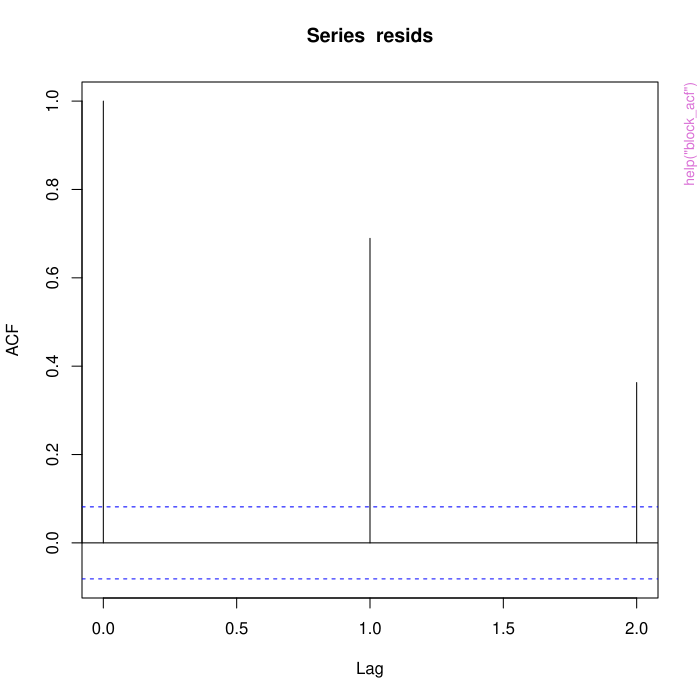

Source code (R):
pkgname <- "tagtools"
source(file.path(R.home("share"), "R", "examples-header.R"))
options(warn = 1)
options(pager = "console")
base::assign(".ExTimings", "tagtools-Ex.timings", pos = 'CheckExEnv')
base::cat("name\tuser\tsystem\telapsed\n", file=base::get(".ExTimings", pos = 'CheckExEnv'))
base::assign(".format_ptime",
function(x) {
  if(!is.na(x[4L])) x[1L] <- x[1L] + x[4L]
  if(!is.na(x[5L])) x[2L] <- x[2L] + x[5L]
  options(OutDec = '.')
  format(x[1L:3L], digits = 7L)
},
pos = 'CheckExEnv')

### * </HEADER>
library('tagtools')

base::assign(".oldSearch", base::search(), pos = 'CheckExEnv')
base::assign(".old_wd", base::getwd(), pos = 'CheckExEnv')
cleanEx()
nameEx("a2pr")
### * a2pr

flush(stderr()); flush(stdout())

base::assign(".ptime", proc.time(), pos = "CheckExEnv")
### Name: a2pr
### Title: Pitch and roll from acceleration
### Aliases: a2pr

### ** Examples

## Not run: 
##D samplematrix <- matrix(c(0.77, -0.6, -0.22, 0.45, -0.32, 0.99, 0.2, -0.56, 0.5), 
##D                        byrow = TRUE, nrow = 3)
##D list <- a2pr(samplematrix)
## End(Not run)



base::assign(".dptime", (proc.time() - get(".ptime", pos = "CheckExEnv")), pos = "CheckExEnv")
base::cat("a2pr", base::get(".format_ptime", pos = 'CheckExEnv')(get(".dptime", pos = "CheckExEnv")), "\n", file=base::get(".ExTimings", pos = 'CheckExEnv'), append=TRUE, sep="\t")
cleanEx()
nameEx("absorption")
### * absorption

flush(stderr()); flush(stdout())

base::assign(".ptime", proc.time(), pos = "CheckExEnv")
### Name: absorption
### Title: Calculates the absorption coefficient for sound in seawater
### Aliases: absorption

### ** Examples

absorption(140e3,13,10)
         #Returns: 0.04354982 dB



base::assign(".dptime", (proc.time() - get(".ptime", pos = "CheckExEnv")), pos = "CheckExEnv")
base::cat("absorption", base::get(".format_ptime", pos = 'CheckExEnv')(get(".dptime", pos = "CheckExEnv")), "\n", file=base::get(".ExTimings", pos = 'CheckExEnv'), append=TRUE, sep="\t")
cleanEx()
nameEx("acc_wgs84")
### * acc_wgs84

flush(stderr()); flush(stdout())

base::assign(".ptime", proc.time(), pos = "CheckExEnv")
### Name: acc_wgs84
### Title: Calculate total acceleration
### Aliases: acc_wgs84

### ** Examples

acc_wgs84(50)
         #Returns: 9.8107 m/s^2



base::assign(".dptime", (proc.time() - get(".ptime", pos = "CheckExEnv")), pos = "CheckExEnv")
base::cat("acc_wgs84", base::get(".format_ptime", pos = 'CheckExEnv')(get(".dptime", pos = "CheckExEnv")), "\n", file=base::get(".ExTimings", pos = 'CheckExEnv'), append=TRUE, sep="\t")
cleanEx()
nameEx("add_nc")
### * add_nc

flush(stderr()); flush(stdout())

base::assign(".ptime", proc.time(), pos = "CheckExEnv")
### Name: add_nc
### Title: Save an item to a NetCDF or add one tag sensor or metadata
###   variable to a NetCDF archive file. Add one tag sensor or metadata
###   variable to a NetCDF archive file. If the archive file does not
###   exist, it is created. The file is assumed to be in the current
###   working directory unless a pathname is added to the beginning of
###   fname.
### Aliases: add_nc

### ** Examples

 ## Not run: 
##D  #if A is in workspace,
##D  #add_nc('dog17_124a',A)
##D  # generates a file dog17_124a.nc (if it does not already exist) and adds a variable A.
## End(Not run)



base::assign(".dptime", (proc.time() - get(".ptime", pos = "CheckExEnv")), pos = "CheckExEnv")
base::cat("add_nc", base::get(".format_ptime", pos = 'CheckExEnv')(get(".dptime", pos = "CheckExEnv")), "\n", file=base::get(".ExTimings", pos = 'CheckExEnv'), append=TRUE, sep="\t")
cleanEx()
nameEx("apply_cal")
### * apply_cal

flush(stderr()); flush(stdout())

base::assign(".ptime", proc.time(), pos = "CheckExEnv")
### Name: apply_cal
### Title: Implement a calibration on tag sensor data
### Aliases: apply_cal

### ** Examples

#coming soon!



base::assign(".dptime", (proc.time() - get(".ptime", pos = "CheckExEnv")), pos = "CheckExEnv")
base::cat("apply_cal", base::get(".format_ptime", pos = 'CheckExEnv')(get(".dptime", pos = "CheckExEnv")), "\n", file=base::get(".ExTimings", pos = 'CheckExEnv'), append=TRUE, sep="\t")
cleanEx()
nameEx("block_acf")
### * block_acf

flush(stderr()); flush(stdout())

base::assign(".ptime", proc.time(), pos = "CheckExEnv")
### Name: block_acf
### Title: Compute autocorrelation function
### Aliases: block_acf
### Keywords: assessment correlation, model visualization,

### ** Examples

block_acf(resids=ChickWeight$weight, 
          blocks=ChickWeight$Chick)



base::assign(".dptime", (proc.time() - get(".ptime", pos = "CheckExEnv")), pos = "CheckExEnv")
base::cat("block_acf", base::get(".format_ptime", pos = 'CheckExEnv')(get(".dptime", pos = "CheckExEnv")), "\n", file=base::get(".ExTimings", pos = 'CheckExEnv'), append=TRUE, sep="\t")
cleanEx()
nameEx("block_mean")
### * block_mean

flush(stderr()); flush(stdout())

base::assign(".ptime", proc.time(), pos = "CheckExEnv")
### Name: block_mean
### Title: Compute mean of sample blocks
### Aliases: block_mean

### ** Examples

samplematrix <- matrix(c(1,3,5,7,9,11,13,15,17), byrow = TRUE, ncol = 3)
         list <- block_mean(samplematrix, n = 3, nov = 1)



base::assign(".dptime", (proc.time() - get(".ptime", pos = "CheckExEnv")), pos = "CheckExEnv")
base::cat("block_mean", base::get(".format_ptime", pos = 'CheckExEnv')(get(".dptime", pos = "CheckExEnv")), "\n", file=base::get(".ExTimings", pos = 'CheckExEnv'), append=TRUE, sep="\t")
cleanEx()
nameEx("block_rms")
### * block_rms

flush(stderr()); flush(stdout())

base::assign(".ptime", proc.time(), pos = "CheckExEnv")
### Name: block_rms
### Title: Compute RMS of sample blocks
### Aliases: block_rms

### ** Examples

X <- matrix(c(1:20), byrow = TRUE, nrow = 4)
block_rms(X, n = 2, nov = NULL)



base::assign(".dptime", (proc.time() - get(".ptime", pos = "CheckExEnv")), pos = "CheckExEnv")
base::cat("block_rms", base::get(".format_ptime", pos = 'CheckExEnv')(get(".dptime", pos = "CheckExEnv")), "\n", file=base::get(".ExTimings", pos = 'CheckExEnv'), append=TRUE, sep="\t")
cleanEx()
nameEx("body_axes")
### * body_axes

flush(stderr()); flush(stdout())

base::assign(".ptime", proc.time(), pos = "CheckExEnv")
### Name: body_axes
### Title: Generate the cardinal axes of an animal
### Aliases: body_axes

### ** Examples

samplematrix1 <- matrix(c(7,2,3,6,4,9), byrow = TRUE, ncol = 3)
         samplematrix2 <- matrix(c(6,5,3,4,8,9), byrow = TRUE, ncol = 3)
         W <- body_axes(A = samplematrix1, M = samplematrix2, fc = NULL)



base::assign(".dptime", (proc.time() - get(".ptime", pos = "CheckExEnv")), pos = "CheckExEnv")
base::cat("body_axes", base::get(".format_ptime", pos = 'CheckExEnv')(get(".dptime", pos = "CheckExEnv")), "\n", file=base::get(".ExTimings", pos = 'CheckExEnv'), append=TRUE, sep="\t")
cleanEx()
nameEx("buffer")
### * buffer

flush(stderr()); flush(stdout())

base::assign(".ptime", proc.time(), pos = "CheckExEnv")
### Name: buffer
### Title: Buffers a signal vector into matrix
### Aliases: buffer

### ** Examples

x <- c(1:10)
         n <- 3
         p <- 2
         opt <- c(2,1)
         list1 <- buffer(x, n, p, opt)
         list2 <- buffer(x, n, p, nodelay = TRUE)



base::assign(".dptime", (proc.time() - get(".ptime", pos = "CheckExEnv")), pos = "CheckExEnv")
base::cat("buffer", base::get(".format_ptime", pos = 'CheckExEnv')(get(".dptime", pos = "CheckExEnv")), "\n", file=base::get(".ExTimings", pos = 'CheckExEnv'), append=TRUE, sep="\t")
cleanEx()
nameEx("check_AM")
### * check_AM

flush(stderr()); flush(stdout())

base::assign(".ptime", proc.time(), pos = "CheckExEnv")
### Name: check_AM
### Title: Compute field intensity of tag acceleration and magnetometer
###   data.
### Aliases: check_AM

### ** Examples

## Not run: 
##D AMcheck <- check_AM(A=matrix(c(-0.3,0.52,0.8), nrow=1),
##D                     M=matrix(c(22,-22,14), nrow=1),
##D                     fs=1)
##D #returns AMcheck$fstr = 1.0002, 34.11744 and AMcheck$incl = 0.20181 radians
## End(Not run)



base::assign(".dptime", (proc.time() - get(".ptime", pos = "CheckExEnv")), pos = "CheckExEnv")
base::cat("check_AM", base::get(".format_ptime", pos = 'CheckExEnv')(get(".dptime", pos = "CheckExEnv")), "\n", file=base::get(".ExTimings", pos = 'CheckExEnv'), append=TRUE, sep="\t")
cleanEx()
nameEx("cline")
### * cline

flush(stderr()); flush(stdout())

base::assign(".ptime", proc.time(), pos = "CheckExEnv")
### Name: cline
### Title: Add colored line segments to a plot
### Aliases: cline
### Keywords: time-series visualization,

### ** Examples

cline(x=ChickWeight$Time, y=ChickWeight$weight, 
      z=as.factor(ChickWeight$Diet), 
      color_vector=c('black', 'grey20', 
                     'grey50', 'grey70'))



base::assign(".dptime", (proc.time() - get(".ptime", pos = "CheckExEnv")), pos = "CheckExEnv")
base::cat("cline", base::get(".format_ptime", pos = 'CheckExEnv')(get(".dptime", pos = "CheckExEnv")), "\n", file=base::get(".ExTimings", pos = 'CheckExEnv'), append=TRUE, sep="\t")
cleanEx()
nameEx("crop")
### * crop

flush(stderr()); flush(stdout())

base::assign(".ptime", proc.time(), pos = "CheckExEnv")
### Name: crop
### Title: Interactive data cropping tool.
### Aliases: crop

### ** Examples

data <- beaked_whale
         Pc <- crop(data$P)		#interactively select a section of data
         Ydata <- list(depth = Pc$Y)
         plott(Ydata)
         #plot shows the cropped section



base::assign(".dptime", (proc.time() - get(".ptime", pos = "CheckExEnv")), pos = "CheckExEnv")
base::cat("crop", base::get(".format_ptime", pos = 'CheckExEnv')(get(".dptime", pos = "CheckExEnv")), "\n", file=base::get(".ExTimings", pos = 'CheckExEnv'), append=TRUE, sep="\t")
cleanEx()
nameEx("crop_all")
### * crop_all

flush(stderr()); flush(stdout())

base::assign(".ptime", proc.time(), pos = "CheckExEnv")
### Name: crop_all
### Title: Reduce the time span of a dataset
### Aliases: crop_all

### ** Examples

d <- find_dives(beaked_whale$P,300)
         X <- crop_all(c(d$start[1], d$end[1]), beaked_whale)	#crop all data to 1st dive
         plott(X=list(X$P, X$A), r = c(1,0), panel_labels=c('Depth', 'Acc'))
         #plot shows the dive profile and acceleration of the second dive



base::assign(".dptime", (proc.time() - get(".ptime", pos = "CheckExEnv")), pos = "CheckExEnv")
base::cat("crop_all", base::get(".format_ptime", pos = 'CheckExEnv')(get(".dptime", pos = "CheckExEnv")), "\n", file=base::get(".ExTimings", pos = 'CheckExEnv'), append=TRUE, sep="\t")
cleanEx()
nameEx("crop_to")
### * crop_to

flush(stderr()); flush(stdout())

base::assign(".ptime", proc.time(), pos = "CheckExEnv")
### Name: crop_to
### Title: Reduce the time span of data
### Aliases: crop_to

### ** Examples

         d <- find_dives(beaked_whale$P,300)
         P2 <- crop_to(beaked_whale$P, tcues = c(d$start[1], d$end[1]))	#crop to 1st dive
         plott(list(P2$X), r=c(1), panel_labels=c('Depth'))
         #plot shows the dive profile of the selected dive



base::assign(".dptime", (proc.time() - get(".ptime", pos = "CheckExEnv")), pos = "CheckExEnv")
base::cat("crop_to", base::get(".format_ptime", pos = 'CheckExEnv')(get(".dptime", pos = "CheckExEnv")), "\n", file=base::get(".ExTimings", pos = 'CheckExEnv'), append=TRUE, sep="\t")
cleanEx()
nameEx("csv2struct")
### * csv2struct

flush(stderr()); flush(stdout())

base::assign(".ptime", proc.time(), pos = "CheckExEnv")
### Name: csv2struct
### Title: Read tag metadata from csv
### Aliases: csv2struct

### ** Examples

## Not run: 
##D S <- csv2struct('testset1')
## End(Not run)





base::assign(".dptime", (proc.time() - get(".ptime", pos = "CheckExEnv")), pos = "CheckExEnv")
base::cat("csv2struct", base::get(".format_ptime", pos = 'CheckExEnv')(get(".dptime", pos = "CheckExEnv")), "\n", file=base::get(".ExTimings", pos = 'CheckExEnv'), append=TRUE, sep="\t")
cleanEx()
nameEx("decdc")
### * decdc

flush(stderr()); flush(stdout())

base::assign(".ptime", proc.time(), pos = "CheckExEnv")
### Name: decdc
### Title: Reduce the sampling rate
### Aliases: decdc

### ** Examples

s <- matrix(sin(2 * pi / 100 * c(0:1000) - 1), ncol = 1)
y <- decdc(x = s, df = 4)
#Returns: 0.0023



base::assign(".dptime", (proc.time() - get(".ptime", pos = "CheckExEnv")), pos = "CheckExEnv")
base::cat("decdc", base::get(".format_ptime", pos = 'CheckExEnv')(get(".dptime", pos = "CheckExEnv")), "\n", file=base::get(".ExTimings", pos = 'CheckExEnv'), append=TRUE, sep="\t")
cleanEx()
nameEx("decz")
### * decz

flush(stderr()); flush(stdout())

base::assign(".ptime", proc.time(), pos = "CheckExEnv")
### Name: decz
### Title: Decimate sampling rate recursively.
### Aliases: decz

### ** Examples

# Decimate beaked whale acceleration data from testset1 by a factor of 10
# in 3 chunks
## Not run: 
##D bw <- load_nc('data/testset1.nc')
##D a_rows <- nrow(bw$A$data)
##D a_ind <- data.frame(start=c(1, floor(a_rows/3), floor(2*a_rows/3)))
##D a_ind$end <- c(a_ind$start[2:3] - 1, a_rows)
##D df <- 10
##D Z <- NULL
##D y <- NULL
##D for (k in 1:nrow(a_ind)){
##D   decz_out <- decz(x=bw$A$data[c(a_ind[k,1]:a_ind[k,2]), ],
##D                      df=df, Z=Z)
##D   df <- NULL
##D   Z <- decz_out$Z 
##D   y <- rbind(y,decz_out$y)
##D }
## End(Not run)



base::assign(".dptime", (proc.time() - get(".ptime", pos = "CheckExEnv")), pos = "CheckExEnv")
base::cat("decz", base::get(".format_ptime", pos = 'CheckExEnv')(get(".dptime", pos = "CheckExEnv")), "\n", file=base::get(".ExTimings", pos = 'CheckExEnv'), append=TRUE, sep="\t")
cleanEx()
nameEx("depth2pressure")
### * depth2pressure

flush(stderr()); flush(stdout())

base::assign(".ptime", proc.time(), pos = "CheckExEnv")
### Name: depth2pressure
### Title: Convert depth to pressure
### Aliases: depth2pressure

### ** Examples

depth2pressure(1000, 27)
         #Returns: 10075403 Pa



base::assign(".dptime", (proc.time() - get(".ptime", pos = "CheckExEnv")), pos = "CheckExEnv")
base::cat("depth2pressure", base::get(".format_ptime", pos = 'CheckExEnv')(get(".dptime", pos = "CheckExEnv")), "\n", file=base::get(".ExTimings", pos = 'CheckExEnv'), append=TRUE, sep="\t")
cleanEx()
nameEx("depth_rate")
### * depth_rate

flush(stderr()); flush(stdout())

base::assign(".ptime", proc.time(), pos = "CheckExEnv")
### Name: depth_rate
### Title: Estimate the vertical velocity
### Aliases: depth_rate

### ** Examples

## Not run: 
##D v <- depth_rate(p = beaked_whale$P)
##D plott(list(beaked_whale$P$data, v), fs=beaked_whale$P$sampling_rate, 
##D r=c(1,0), panel_labels=c('Depth\n(m)', 'Vertical Velocity\n(m/s)')) 
##D #plot of dive profile and depth rate
## End(Not run)



base::assign(".dptime", (proc.time() - get(".ptime", pos = "CheckExEnv")), pos = "CheckExEnv")
base::cat("depth_rate", base::get(".format_ptime", pos = 'CheckExEnv')(get(".dptime", pos = "CheckExEnv")), "\n", file=base::get(".ExTimings", pos = 'CheckExEnv'), append=TRUE, sep="\t")
cleanEx()
nameEx("detect_peaks")
### * detect_peaks

flush(stderr()); flush(stdout())

base::assign(".ptime", proc.time(), pos = "CheckExEnv")
### Name: detect_peaks
### Title: Detect peaks in signal vector data
### Aliases: detect_peaks

### ** Examples

## Not run: 
##D BW <- beaked_whale
##D detect_peaks(data = BW$A$data, sr = BW$A$sampling_rate, FUN = njerk, thresh = NULL, bktime = NULL, plot_peaks = NULL, fs = BW$A$sampling_rate)
## End(Not run)



base::assign(".dptime", (proc.time() - get(".ptime", pos = "CheckExEnv")), pos = "CheckExEnv")
base::cat("detect_peaks", base::get(".format_ptime", pos = 'CheckExEnv')(get(".dptime", pos = "CheckExEnv")), "\n", file=base::get(".ExTimings", pos = 'CheckExEnv'), append=TRUE, sep="\t")
cleanEx()
nameEx("dsf")
### * dsf

flush(stderr()); flush(stdout())

base::assign(".ptime", proc.time(), pos = "CheckExEnv")
### Name: dsf
### Title: Estimate the dominant stroke frequency
### Aliases: dsf

### ** Examples

#coming soon!




base::assign(".dptime", (proc.time() - get(".ptime", pos = "CheckExEnv")), pos = "CheckExEnv")
base::cat("dsf", base::get(".format_ptime", pos = 'CheckExEnv')(get(".dptime", pos = "CheckExEnv")), "\n", file=base::get(".ExTimings", pos = 'CheckExEnv'), append=TRUE, sep="\t")
cleanEx()
nameEx("euler2rotmat")
### * euler2rotmat

flush(stderr()); flush(stdout())

base::assign(".ptime", proc.time(), pos = "CheckExEnv")
### Name: euler2rotmat
### Title: Make a rotation (or direction cosine) matrix
### Aliases: euler2rotmat

### ** Examples

vec1 <- matrix(c(1:10), nrow = 10)
         vec2 <- matrix(c(11:20), nrow = 10)
         vec3 <- matrix(c(21:30), nrow = 10)
         Q <- euler2rotmat(p = vec1, r = vec2, h = vec3) 



base::assign(".dptime", (proc.time() - get(".ptime", pos = "CheckExEnv")), pos = "CheckExEnv")
base::cat("euler2rotmat", base::get(".format_ptime", pos = 'CheckExEnv')(get(".dptime", pos = "CheckExEnv")), "\n", file=base::get(".ExTimings", pos = 'CheckExEnv'), append=TRUE, sep="\t")
cleanEx()
nameEx("extract")
### * extract

flush(stderr()); flush(stdout())

base::assign(".ptime", proc.time(), pos = "CheckExEnv")
### Name: extract
### Title: Extract a sub-sample of data
### Aliases: extract

### ** Examples

BW <- beaked_whale
extract(x = BW$A$data, sampling_rate = BW$A$sampling_rate, tst = 3, ted = 100)



base::assign(".dptime", (proc.time() - get(".ptime", pos = "CheckExEnv")), pos = "CheckExEnv")
base::cat("extract", base::get(".format_ptime", pos = 'CheckExEnv')(get(".dptime", pos = "CheckExEnv")), "\n", file=base::get(".ExTimings", pos = 'CheckExEnv'), append=TRUE, sep="\t")
cleanEx()
nameEx("extract_cues")
### * extract_cues

flush(stderr()); flush(stdout())

base::assign(".ptime", proc.time(), pos = "CheckExEnv")
### Name: extract_cues
### Title: Extract multiple sub-samples of data
### Aliases: extract_cues

### ** Examples

BW <- beaked_whale
list <- extract_cues(x = BW$A$data, sampling_rate = BW$A$sampling_rate, cues = 6, len = 11)



base::assign(".dptime", (proc.time() - get(".ptime", pos = "CheckExEnv")), pos = "CheckExEnv")
base::cat("extract_cues", base::get(".format_ptime", pos = 'CheckExEnv')(get(".dptime", pos = "CheckExEnv")), "\n", file=base::get(".ExTimings", pos = 'CheckExEnv'), append=TRUE, sep="\t")
cleanEx()
nameEx("find_dives")
### * find_dives

flush(stderr()); flush(stdout())

base::assign(".ptime", proc.time(), pos = "CheckExEnv")
### Name: find_dives
### Title: Find time cues for dives
### Aliases: find_dives

### ** Examples

BW <- beaked_whale
T <- find_dives(p = BW$P$data, sampling_rate = BW$P$sampling_rate, mindepth = 5, surface = 2, findall = NULL)



base::assign(".dptime", (proc.time() - get(".ptime", pos = "CheckExEnv")), pos = "CheckExEnv")
base::cat("find_dives", base::get(".format_ptime", pos = 'CheckExEnv')(get(".dptime", pos = "CheckExEnv")), "\n", file=base::get(".ExTimings", pos = 'CheckExEnv'), append=TRUE, sep="\t")
cleanEx()
nameEx("fir_nodelay")
### * fir_nodelay

flush(stderr()); flush(stdout())

base::assign(".ptime", proc.time(), pos = "CheckExEnv")
### Name: fir_nodelay
### Title: Delay-free filtering
### Aliases: fir_nodelay

### ** Examples

## Not run: 
##D          #Make a waveform with two harmonics - one at 1/20 and another at 1/4 of the sampling rate.
##D          x <- sin(t(2 * pi * 0.05 * (1:100)) +
##D                 t(cos(2 * pi * 0.25 * (1:100))))
##D          Y <- fir_nodelay(x=x, n=30, fc=0.2, qual='low')
##D          plot(c(1:length(x)),x, type='l', col='grey42',
##D          xlab='index', ylab='input x and output y')
##D          lines(c(1:length(Y$y)),Y$y, lwd=2)
##D          #Returns: The input signal has the first and fifth harmonic. 
##D          #Applying the low-pass filter removes most of the fifth harmonic
##D          # so the output appears as a sinewave except for the first few 
##D          #samples which are affected by the filter startup transient.
##D          
## End(Not run)




base::assign(".dptime", (proc.time() - get(".ptime", pos = "CheckExEnv")), pos = "CheckExEnv")
base::cat("fir_nodelay", base::get(".format_ptime", pos = 'CheckExEnv')(get(".dptime", pos = "CheckExEnv")), "\n", file=base::get(".ExTimings", pos = 'CheckExEnv'), append=TRUE, sep="\t")
cleanEx()
nameEx("fix_offset_3d")
### * fix_offset_3d

flush(stderr()); flush(stdout())

base::assign(".ptime", proc.time(), pos = "CheckExEnv")
### Name: fix_offset_3d
### Title: Estimate the offset in each axis
### Aliases: fix_offset_3d

### ** Examples

#Will come soon!



base::assign(".dptime", (proc.time() - get(".ptime", pos = "CheckExEnv")), pos = "CheckExEnv")
base::cat("fix_offset_3d", base::get(".format_ptime", pos = 'CheckExEnv')(get(".dptime", pos = "CheckExEnv")), "\n", file=base::get(".ExTimings", pos = 'CheckExEnv'), append=TRUE, sep="\t")
cleanEx()
nameEx("fix_pressure")
### * fix_pressure

flush(stderr()); flush(stdout())

base::assign(".ptime", proc.time(), pos = "CheckExEnv")
### Name: fix_pressure
### Title: Correct a depth or altitude profile
### Aliases: fix_pressure

### ** Examples

#Example Coming Soon!



base::assign(".dptime", (proc.time() - get(".ptime", pos = "CheckExEnv")), pos = "CheckExEnv")
base::cat("fix_pressure", base::get(".format_ptime", pos = 'CheckExEnv')(get(".dptime", pos = "CheckExEnv")), "\n", file=base::get(".ExTimings", pos = 'CheckExEnv'), append=TRUE, sep="\t")
cleanEx()
nameEx("hilbert_env")
### * hilbert_env

flush(stderr()); flush(stdout())

base::assign(".ptime", proc.time(), pos = "CheckExEnv")
### Name: hilbert_env
### Title: Compute the envelope of X using Hilbert transform.
### Aliases: hilbert_env

### ** Examples

## Not run: 
##D s <- matrix(sin(0.1*c(1:10000)), ncol=1)*
##D      matrix(sin(0.001*c(1:10000)), ncol=1)
##D E <- hilbert_env(s)
##D #E contains 3 positive half cycles of a sine wave that trace 
##D #the upper limit of signal s.
##D plot(c(1:length(s)), s, col='grey34')
##D lines(c(1:length(E)), E, col='black')
## End(Not run)



base::assign(".dptime", (proc.time() - get(".ptime", pos = "CheckExEnv")), pos = "CheckExEnv")
base::cat("hilbert_env", base::get(".format_ptime", pos = 'CheckExEnv')(get(".dptime", pos = "CheckExEnv")), "\n", file=base::get(".ExTimings", pos = 'CheckExEnv'), append=TRUE, sep="\t")
cleanEx()
nameEx("htrack")
### * htrack

flush(stderr()); flush(stdout())

base::assign(".ptime", proc.time(), pos = "CheckExEnv")
### Name: htrack
### Title: Simple horizontal dead-reckoned track
### Aliases: htrack

### ** Examples

## Not run: 
##D BW <- beaked_whale
##D htrack(A = BW$A$data, M = BW$M$data, s = 4, sampling_rate = BW$A$sampling_rate, fc = NULL)
## End(Not run)



base::assign(".dptime", (proc.time() - get(".ptime", pos = "CheckExEnv")), pos = "CheckExEnv")
base::cat("htrack", base::get(".format_ptime", pos = 'CheckExEnv')(get(".dptime", pos = "CheckExEnv")), "\n", file=base::get(".ExTimings", pos = 'CheckExEnv'), append=TRUE, sep="\t")
cleanEx()
nameEx("inclination")
### * inclination

flush(stderr()); flush(stdout())

base::assign(".ptime", proc.time(), pos = "CheckExEnv")
### Name: inclination
### Title: Estimate the inclination angle
### Aliases: inclination

### ** Examples

## Not run: 
##D A <- matrix(c(1, -0.5, 0.1, 0.8, -0.2, 0.6, 0.5, -0.9, -0.7),
##D            byrow = TRUE, nrow = 3, ncol = 3)
##D M <- matrix(c(1.3, -0.25, 0.16, 0.78, -0.3, 0.5, 0.5, -0.49, -0.6),
##D                       byrow = TRUE, nrow = 3, ncol = 3)
##D incl <- inclination(A, M)
##D #Results: incl = -0.91595 radians.
## End(Not run)



base::assign(".dptime", (proc.time() - get(".ptime", pos = "CheckExEnv")), pos = "CheckExEnv")
base::cat("inclination", base::get(".format_ptime", pos = 'CheckExEnv')(get(".dptime", pos = "CheckExEnv")), "\n", file=base::get(".ExTimings", pos = 'CheckExEnv'), append=TRUE, sep="\t")
cleanEx()
nameEx("inv_axis")
### * inv_axis

flush(stderr()); flush(stdout())

base::assign(".ptime", proc.time(), pos = "CheckExEnv")
### Name: inv_axis
### Title: Identify invariant axis in triaxial movement measurements.
### Aliases: inv_axis

### ** Examples

 ## Not run: 
##D  s <- matrix(sin(2*pi*0.1*c(1:100)), ncol=1)
##D  A <- s %*% c(0.9, -0.4, 0.3) + s^2 %*% c(0, 0.2, 0.1)
##D  inv_axis_out <- inv_axis(A)
##D    
## End(Not run)
 



base::assign(".dptime", (proc.time() - get(".ptime", pos = "CheckExEnv")), pos = "CheckExEnv")
base::cat("inv_axis", base::get(".format_ptime", pos = 'CheckExEnv')(get(".dptime", pos = "CheckExEnv")), "\n", file=base::get(".ExTimings", pos = 'CheckExEnv'), append=TRUE, sep="\t")
cleanEx()
nameEx("julian_day")
### * julian_day

flush(stderr()); flush(stdout())

base::assign(".ptime", proc.time(), pos = "CheckExEnv")
### Name: julian_day
### Title: Convert between dates and Julian day numbers.
### Aliases: julian_day

### ** Examples

julian_day(y = 2016, d = 12, m =10) #Returns: 286
         julian_day(y = 2016, 286) #Returns: "2016-10-12"



base::assign(".dptime", (proc.time() - get(".ptime", pos = "CheckExEnv")), pos = "CheckExEnv")
base::cat("julian_day", base::get(".format_ptime", pos = 'CheckExEnv')(get(".dptime", pos = "CheckExEnv")), "\n", file=base::get(".ExTimings", pos = 'CheckExEnv'), append=TRUE, sep="\t")
cleanEx()
nameEx("load_nc")
### * load_nc

flush(stderr()); flush(stdout())

base::assign(".ptime", proc.time(), pos = "CheckExEnv")
### Name: load_nc
### Title: Load a tag dataset from a netCDF file.
### Aliases: load_nc

### ** Examples

## Not run: 
##D #Note: must have the file testset1.nc saved in current working directory for this to work
##D #load_nc('testset1.nc')
## End(Not run)




base::assign(".dptime", (proc.time() - get(".ptime", pos = "CheckExEnv")), pos = "CheckExEnv")
base::cat("load_nc", base::get(".format_ptime", pos = 'CheckExEnv')(get(".dptime", pos = "CheckExEnv")), "\n", file=base::get(".ExTimings", pos = 'CheckExEnv'), append=TRUE, sep="\t")
cleanEx()
nameEx("m2h")
### * m2h

flush(stderr()); flush(stdout())

base::assign(".ptime", proc.time(), pos = "CheckExEnv")
### Name: m2h
### Title: Heading from accelerometer and magnetometer data
### Aliases: m2h

### ** Examples

## Not run: 
##D m2h_out <- m2h(M = matrix(c(22, -24, 14), nrow = 1), 
##D                         A = matrix(c(-0.3, 0.52, 0.8), nrow = 1))
##D #Returns: h=0.89486 radians, v=34.117, incl=0.20181 radians.
## End(Not run)



base::assign(".dptime", (proc.time() - get(".ptime", pos = "CheckExEnv")), pos = "CheckExEnv")
base::cat("m2h", base::get(".format_ptime", pos = 'CheckExEnv')(get(".dptime", pos = "CheckExEnv")), "\n", file=base::get(".ExTimings", pos = 'CheckExEnv'), append=TRUE, sep="\t")
cleanEx()
nameEx("m_dist")
### * m_dist

flush(stderr()); flush(stdout())

base::assign(".ptime", proc.time(), pos = "CheckExEnv")
### Name: m_dist
### Title: Calculate Mahalanobis distance
### Aliases: m_dist

### ** Examples

## Not run: 
##D BW <- beaked_whale
##D dframe <- m_dist(BW$A$data, BW$A$sampling_rate)
## End(Not run)



base::assign(".dptime", (proc.time() - get(".ptime", pos = "CheckExEnv")), pos = "CheckExEnv")
base::cat("m_dist", base::get(".format_ptime", pos = 'CheckExEnv')(get(".dptime", pos = "CheckExEnv")), "\n", file=base::get(".ExTimings", pos = 'CheckExEnv'), append=TRUE, sep="\t")
cleanEx()
nameEx("make_specgram")
### * make_specgram

flush(stderr()); flush(stdout())

base::assign(".ptime", proc.time(), pos = "CheckExEnv")
### Name: make_specgram
### Title: Plot a spectrogram with default settings
### Aliases: make_specgram

### ** Examples

## Not run: 
##D x <- signal::chirp(seq(from=0, by=0.001, to=2),f0=0,
##D t1=2,f1=500)
##D fs <- 2
##D nfft <- 256
##D numoverlap <- 128
##D window = signal::hanning(nfft)
##D #Spectrogram plot
##D make_specgram(x,nfft,fs,window,numoverlap) 
##D # or calculate and don't plot
##D S <- make_specgram(x,nfft,fs,window,numoverlap, draw_plot=FALSE) 
## End(Not run)



base::assign(".dptime", (proc.time() - get(".ptime", pos = "CheckExEnv")), pos = "CheckExEnv")
base::cat("make_specgram", base::get(".format_ptime", pos = 'CheckExEnv')(get(".dptime", pos = "CheckExEnv")), "\n", file=base::get(".ExTimings", pos = 'CheckExEnv'), append=TRUE, sep="\t")
cleanEx()
nameEx("mean_absorption")
### * mean_absorption

flush(stderr()); flush(stdout())

base::assign(".ptime", proc.time(), pos = "CheckExEnv")
### Name: mean_absorption
### Title: Calculate the mean absorption in salt water
### Aliases: mean_absorption

### ** Examples

mean_absorption(c(25e3, 60e3), 1000, c(0, 700))
         #Returns: 7.728188 dB/m



base::assign(".dptime", (proc.time() - get(".ptime", pos = "CheckExEnv")), pos = "CheckExEnv")
base::cat("mean_absorption", base::get(".format_ptime", pos = 'CheckExEnv')(get(".dptime", pos = "CheckExEnv")), "\n", file=base::get(".ExTimings", pos = 'CheckExEnv'), append=TRUE, sep="\t")
cleanEx()
nameEx("median_filter")
### * median_filter

flush(stderr()); flush(stdout())

base::assign(".ptime", proc.time(), pos = "CheckExEnv")
### Name: median_filter
### Title: Computes the nth-order median filter
### Aliases: median_filter

### ** Examples

v <- matrix(c(1, 3, 4, 4, 20, -10, 5, 6, 6, 7), ncol = 1)
w <- median_filter(v, n=3)
#Returns : c(1, 3, 4, 4, 4, 5, 5, 6, 6, 7)



base::assign(".dptime", (proc.time() - get(".ptime", pos = "CheckExEnv")), pos = "CheckExEnv")
base::cat("median_filter", base::get(".format_ptime", pos = 'CheckExEnv')(get(".dptime", pos = "CheckExEnv")), "\n", file=base::get(".ExTimings", pos = 'CheckExEnv'), append=TRUE, sep="\t")
cleanEx()
nameEx("merge_fields")
### * merge_fields

flush(stderr()); flush(stdout())

base::assign(".ptime", proc.time(), pos = "CheckExEnv")
### Name: merge_fields
### Title: Merge the fields of two lists
### Aliases: merge_fields

### ** Examples

s1 <- list( a = 1, b = c(2,3,4))
         s2 <- list( b = 3, c = 'cat')
	      s <- merge_fields(s1,s2)
	      s #yields list( a = 1, b = c(2,3,4), c = 'cat')



base::assign(".dptime", (proc.time() - get(".ptime", pos = "CheckExEnv")), pos = "CheckExEnv")
base::cat("merge_fields", base::get(".format_ptime", pos = 'CheckExEnv')(get(".dptime", pos = "CheckExEnv")), "\n", file=base::get(".ExTimings", pos = 'CheckExEnv'), append=TRUE, sep="\t")
cleanEx()
nameEx("msa")
### * msa

flush(stderr()); flush(stdout())

base::assign(".ptime", proc.time(), pos = "CheckExEnv")
### Name: msa
### Title: Compute MSA
### Aliases: msa

### ** Examples

sampleMatrix = matrix(c(1, -0.5, 0.1, 0.8, -0.2, 0.6, 0.5, -0.9, -0.7),
                      byrow = TRUE, nrow = 3, ncol = 3)
msa(A=sampleMatrix, ref=1)  
#Results: c(0.122497, 0.019804, 0.24499)



base::assign(".dptime", (proc.time() - get(".ptime", pos = "CheckExEnv")), pos = "CheckExEnv")
base::cat("msa", base::get(".format_ptime", pos = 'CheckExEnv')(get(".dptime", pos = "CheckExEnv")), "\n", file=base::get(".ExTimings", pos = 'CheckExEnv'), append=TRUE, sep="\t")
cleanEx()
nameEx("njerk")
### * njerk

flush(stderr()); flush(stdout())

base::assign(".ptime", proc.time(), pos = "CheckExEnv")
### Name: njerk
### Title: Compute the norm-jerk
### Aliases: njerk

### ** Examples

## Not run: 
##D sampleMatrix = matrix(c(1, 2, 3, 2, 2, 4, 1, -2, 4, 4, 4, 4), byrow = TRUE, nrow = 4, ncol = 3)
##D njerk(A=sampleMatrix, sampling_rate=5)  
##D #Results: c(7.0711, 20.6155, 33.541, 0)
## End(Not run)



base::assign(".dptime", (proc.time() - get(".ptime", pos = "CheckExEnv")), pos = "CheckExEnv")
base::cat("njerk", base::get(".format_ptime", pos = 'CheckExEnv')(get(".dptime", pos = "CheckExEnv")), "\n", file=base::get(".ExTimings", pos = 'CheckExEnv'), append=TRUE, sep="\t")
cleanEx()
nameEx("norm2")
### * norm2

flush(stderr()); flush(stdout())

base::assign(".ptime", proc.time(), pos = "CheckExEnv")
### Name: norm2
### Title: Compute the row-wise vector norm
### Aliases: norm2

### ** Examples

sampleMatrix = matrix(c(0.2, 0.4, -0.7,-0.3, 1.1, 0.1), byrow = TRUE, nrow = 2, ncol = 3)
norm2(X=sampleMatrix)
#Result: c(0.83066, 1.14455)



base::assign(".dptime", (proc.time() - get(".ptime", pos = "CheckExEnv")), pos = "CheckExEnv")
base::cat("norm2", base::get(".format_ptime", pos = 'CheckExEnv')(get(".dptime", pos = "CheckExEnv")), "\n", file=base::get(".ExTimings", pos = 'CheckExEnv'), append=TRUE, sep="\t")
cleanEx()
nameEx("ocdr")
### * ocdr

flush(stderr()); flush(stdout())

base::assign(".ptime", proc.time(), pos = "CheckExEnv")
### Name: ocdr
### Title: Estimate the forward speed
### Aliases: ocdr

### ** Examples

## Not run: 
##D HS <- harbor_seal
##D s <- ocdr(p = HS$P$data, A = HS$A$data, sampling_rate = HS$P$sampling_rate, fc = NULL, plim = NULL)
##D speed <- list(s = s)
##D plott(speed, testset2$P$sampling_rate)
## End(Not run)



base::assign(".dptime", (proc.time() - get(".ptime", pos = "CheckExEnv")), pos = "CheckExEnv")
base::cat("ocdr", base::get(".format_ptime", pos = 'CheckExEnv')(get(".dptime", pos = "CheckExEnv")), "\n", file=base::get(".ExTimings", pos = 'CheckExEnv'), append=TRUE, sep="\t")
cleanEx()
nameEx("odba")
### * odba

flush(stderr()); flush(stdout())

base::assign(".ptime", proc.time(), pos = "CheckExEnv")
### Name: odba
### Title: Compute ODBA
### Aliases: odba

### ** Examples

## Not run: 
##D BW <- beaked_whale
##D e <- odba(A = BW$A$data, sampling_rate = BW$A$sampling_rate, fh = 4)
##D ba <- list(e = e)
##D plott(ba, BW$A$sampling_rate)
## End(Not run)



base::assign(".dptime", (proc.time() - get(".ptime", pos = "CheckExEnv")), pos = "CheckExEnv")
base::cat("odba", base::get(".format_ptime", pos = 'CheckExEnv')(get(".dptime", pos = "CheckExEnv")), "\n", file=base::get(".ExTimings", pos = 'CheckExEnv'), append=TRUE, sep="\t")
cleanEx()
nameEx("plott")
### * plott

flush(stderr()); flush(stdout())

base::assign(".ptime", proc.time(), pos = "CheckExEnv")
### Name: plott
### Title: Plot tag data time series
### Aliases: plott

### ** Examples

## Not run: 
##D HS <- harbor_seal
##D list <- list(depth = HS$P$data, A = HS$A$data)
##D plott(list, HS$P$sampling_rate, r = c(TRUE, FALSE))
## End(Not run)



base::assign(".dptime", (proc.time() - get(".ptime", pos = "CheckExEnv")), pos = "CheckExEnv")
base::cat("plott", base::get(".format_ptime", pos = 'CheckExEnv')(get(".dptime", pos = "CheckExEnv")), "\n", file=base::get(".ExTimings", pos = 'CheckExEnv'), append=TRUE, sep="\t")
cleanEx()
nameEx("ptrack")
### * ptrack

flush(stderr()); flush(stdout())

base::assign(".ptime", proc.time(), pos = "CheckExEnv")
### Name: ptrack
### Title: Estimate simple dead-reckoned track
### Aliases: ptrack

### ** Examples

## Not run: 
##D  
##D BW <- beaked_whale
##D list <- ptrack(A = BW$A$data, M = BW$M$data, s = 3, sampling_rate = BW$A$sampling_rate, fc = NULL, include_pe = TRUE)
## End(Not run)



base::assign(".dptime", (proc.time() - get(".ptime", pos = "CheckExEnv")), pos = "CheckExEnv")
base::cat("ptrack", base::get(".format_ptime", pos = 'CheckExEnv')(get(".dptime", pos = "CheckExEnv")), "\n", file=base::get(".ExTimings", pos = 'CheckExEnv'), append=TRUE, sep="\t")
cleanEx()
nameEx("rotate")
### * rotate

flush(stderr()); flush(stdout())

base::assign(".ptime", proc.time(), pos = "CheckExEnv")
### Name: rotate
### Title: Rotate data.
### Aliases: rotate

### ** Examples

 my_events <- 1500*stats::runif(10) #10 events at "times" between 0 and 1500
 my_events
 rotated_events <- rotate(my_events, full_period=c(0,1500))
 rotated_events
 



base::assign(".dptime", (proc.time() - get(".ptime", pos = "CheckExEnv")), pos = "CheckExEnv")
base::cat("rotate", base::get(".format_ptime", pos = 'CheckExEnv')(get(".dptime", pos = "CheckExEnv")), "\n", file=base::get(".ExTimings", pos = 'CheckExEnv'), append=TRUE, sep="\t")
cleanEx()
nameEx("rotate_vecs")
### * rotate_vecs

flush(stderr()); flush(stdout())

base::assign(".ptime", proc.time(), pos = "CheckExEnv")
### Name: rotate_vecs
### Title: Rotate triaxial vector measurements
### Aliases: rotate_vecs

### ** Examples

## Not run: 
##D x <- (pi / 180) * matrix(c(25, -60, 33), ncol = 3)
##D Q <- euler2rotmat(x[, 1], x[, 2], x[, 3])
##D V <- rotate_vecs(c(0.77, -0.6, -0.22), Q)
##D #Returns: V = c(0.7072485, -0.1255922, 0.6966535)
## End(Not run)



base::assign(".dptime", (proc.time() - get(".ptime", pos = "CheckExEnv")), pos = "CheckExEnv")
base::cat("rotate_vecs", base::get(".format_ptime", pos = 'CheckExEnv')(get(".dptime", pos = "CheckExEnv")), "\n", file=base::get(".ExTimings", pos = 'CheckExEnv'), append=TRUE, sep="\t")
cleanEx()
nameEx("rotation_test")
### * rotation_test

flush(stderr()); flush(stdout())

base::assign(".ptime", proc.time(), pos = "CheckExEnv")
### Name: rotation_test
### Title: Carry out a rotation randomization test.
### Aliases: rotation_test

### ** Examples

r <- rotation_test(event_times = 
2000*runif(500), 
exp_period = c(100,200), 
return_rot_stats=TRUE, ts_fun=mean)



base::assign(".dptime", (proc.time() - get(".ptime", pos = "CheckExEnv")), pos = "CheckExEnv")
base::cat("rotation_test", base::get(".format_ptime", pos = 'CheckExEnv')(get(".dptime", pos = "CheckExEnv")), "\n", file=base::get(".ExTimings", pos = 'CheckExEnv'), append=TRUE, sep="\t")
cleanEx()
nameEx("rough_cal_3d")
### * rough_cal_3d

flush(stderr()); flush(stdout())

base::assign(".ptime", proc.time(), pos = "CheckExEnv")
### Name: rough_cal_3d
### Title: Estimate scale factors and offsets
### Aliases: rough_cal_3d

### ** Examples

## Not run: 
##D  BW <- beaked_whale
##D          rcal <- rough_cal_3d(BW$M$data, fstr = 38.2) 
##D          #fstr matches records for field strength in 
##D          #El Hierro when the tag was used
##D          cal <- list(rcal = rcal$X)
##D          plott(cal, BW$sampling_rate)
##D          
## End(Not run)



base::assign(".dptime", (proc.time() - get(".ptime", pos = "CheckExEnv")), pos = "CheckExEnv")
base::cat("rough_cal_3d", base::get(".format_ptime", pos = 'CheckExEnv')(get(".dptime", pos = "CheckExEnv")), "\n", file=base::get(".ExTimings", pos = 'CheckExEnv'), append=TRUE, sep="\t")
cleanEx()
nameEx("save_nc")
### * save_nc

flush(stderr()); flush(stdout())

base::assign(".ptime", proc.time(), pos = "CheckExEnv")
### Name: save_nc
### Title: Save a tag dataset to a netCDF file.
### Aliases: save_nc

### ** Examples

## Not run: 
##D save_nc('dog17_124a',A,M,P,info)
##D #or equivalently:
##D save_nc('dog17_124a',X=list(A,M,P,info))
##D #generates a file dog17_124a.nc and adds variables A, M and P, and a metadata structure.
## End(Not run)



base::assign(".dptime", (proc.time() - get(".ptime", pos = "CheckExEnv")), pos = "CheckExEnv")
base::cat("save_nc", base::get(".format_ptime", pos = 'CheckExEnv')(get(".dptime", pos = "CheckExEnv")), "\n", file=base::get(".ExTimings", pos = 'CheckExEnv'), append=TRUE, sep="\t")
cleanEx()
nameEx("sens2var")
### * sens2var

flush(stderr()); flush(stdout())

base::assign(".ptime", proc.time(), pos = "CheckExEnv")
### Name: sens2var
### Title: Extract data from a sensor structure. This function extracts
###   loose data variables from tag sensor data lists. It can also be used
###   to check two sensor data lists for compatibility (i.e., same duration
###   and sampling rate).
### Aliases: sens2var

### ** Examples

#no example given because hard to figure out when you'll use it!    



base::assign(".dptime", (proc.time() - get(".ptime", pos = "CheckExEnv")), pos = "CheckExEnv")
base::cat("sens2var", base::get(".format_ptime", pos = 'CheckExEnv')(get(".dptime", pos = "CheckExEnv")), "\n", file=base::get(".ExTimings", pos = 'CheckExEnv'), append=TRUE, sep="\t")
cleanEx()
nameEx("sens_struct")
### * sens_struct

flush(stderr()); flush(stdout())

base::assign(".ptime", proc.time(), pos = "CheckExEnv")
### Name: sens_struct
### Title: Generate a sensor structure from a sensor data vector or matrix.
### Aliases: sens_struct

### ** Examples

## Not run: 
##D #example will only work if data matrix Aw is in your workspace.
##D #A <- sens_struct(data=Aw,fs=fs,depid='md13_134a', type='acc')
## End(Not run)



base::assign(".dptime", (proc.time() - get(".ptime", pos = "CheckExEnv")), pos = "CheckExEnv")
base::cat("sens_struct", base::get(".format_ptime", pos = 'CheckExEnv')(get(".dptime", pos = "CheckExEnv")), "\n", file=base::get(".ExTimings", pos = 'CheckExEnv'), append=TRUE, sep="\t")
cleanEx()
nameEx("smooth")
### * smooth

flush(stderr()); flush(stdout())

base::assign(".ptime", proc.time(), pos = "CheckExEnv")
### Name: smooth
### Title: Low pass filter a time series
### Aliases: smooth

### ** Examples

## Not run: 
##D  x <- sin((2*pi*0.05)%*%t(c(1:100)))+cos((2*pi*0.25)%*%t(c(1:100)))
##D          y <- smooth(x, n = 4)
##D          
## End(Not run)



base::assign(".dptime", (proc.time() - get(".ptime", pos = "CheckExEnv")), pos = "CheckExEnv")
base::cat("smooth", base::get(".format_ptime", pos = 'CheckExEnv')(get(".dptime", pos = "CheckExEnv")), "\n", file=base::get(".ExTimings", pos = 'CheckExEnv'), append=TRUE, sep="\t")
cleanEx()
nameEx("sound_speed")
### * sound_speed

flush(stderr()); flush(stdout())

base::assign(".ptime", proc.time(), pos = "CheckExEnv")
### Name: sound_speed
### Title: Sound speed estimation
### Aliases: sound_speed

### ** Examples

sound_speed(8, 1000, 34)
         #Returns: 1497.7 m/s



base::assign(".dptime", (proc.time() - get(".ptime", pos = "CheckExEnv")), pos = "CheckExEnv")
base::cat("sound_speed", base::get(".format_ptime", pos = 'CheckExEnv')(get(".dptime", pos = "CheckExEnv")), "\n", file=base::get(".ExTimings", pos = 'CheckExEnv'), append=TRUE, sep="\t")
cleanEx()
nameEx("spec_lev")
### * spec_lev

flush(stderr()); flush(stdout())

base::assign(".ptime", proc.time(), pos = "CheckExEnv")
### Name: spec_lev
### Title: Compute the spectrum level of a signal x.
### Aliases: spec_lev

### ** Examples

## Not run: 
##D BW <- beaked_whale
##D list <- spec_lev(x = BW$P$data, nfft = 4, sampling_rate = BW$P$sampling_rate)
## End(Not run)



base::assign(".dptime", (proc.time() - get(".ptime", pos = "CheckExEnv")), pos = "CheckExEnv")
base::cat("spec_lev", base::get(".format_ptime", pos = 'CheckExEnv')(get(".dptime", pos = "CheckExEnv")), "\n", file=base::get(".ExTimings", pos = 'CheckExEnv'), append=TRUE, sep="\t")
cleanEx()
nameEx("spectrum_level")
### * spectrum_level

flush(stderr()); flush(stdout())

base::assign(".ptime", proc.time(), pos = "CheckExEnv")
### Name: spectrum_level
### Title: Compute the spectrum level of a signal x.
### Aliases: spectrum_level

### ** Examples

## Not run: 
##D BW <- beaked_whale
##D list <- spec_lev(x = BW$P$data, nfft = 4, sampling_rate = BW$P$sampling_rate)
## End(Not run)



base::assign(".dptime", (proc.time() - get(".ptime", pos = "CheckExEnv")), pos = "CheckExEnv")
base::cat("spectrum_level", base::get(".format_ptime", pos = 'CheckExEnv')(get(".dptime", pos = "CheckExEnv")), "\n", file=base::get(".ExTimings", pos = 'CheckExEnv'), append=TRUE, sep="\t")
cleanEx()
nameEx("tortuosity")
### * tortuosity

flush(stderr()); flush(stdout())

base::assign(".ptime", proc.time(), pos = "CheckExEnv")
### Name: tortuosity
### Title: Measure tortuosity index
### Aliases: tortuosity

### ** Examples

## Not run: 
##D  
##D BW <- beaked_whale
##D T <- ptrack(A = BW$A$data, M = BW$M$data, s = 3, 
##D sampling_rate = BW$A$sampling_rate, 
##D fc = NULL, include_pe = TRUE)$T
##D t <- tortuosity(T, sampling_rate = BW$A$sampling_rate, intvl = 25)
## End(Not run)



base::assign(".dptime", (proc.time() - get(".ptime", pos = "CheckExEnv")), pos = "CheckExEnv")
base::cat("tortuosity", base::get(".format_ptime", pos = 'CheckExEnv')(get(".dptime", pos = "CheckExEnv")), "\n", file=base::get(".ExTimings", pos = 'CheckExEnv'), append=TRUE, sep="\t")
cleanEx()
nameEx("track3D")
### * track3D

flush(stderr()); flush(stdout())

base::assign(".ptime", proc.time(), pos = "CheckExEnv")
### Name: track3D
### Title: Reconstruct a track from pitch, heading and depth data, given a
###   starting position
### Aliases: track3D

### ** Examples

## Not run: 
##D p <- a2pr(A=beaked_whale$A$data) 
##D h <- m2h(M=beaked_whale$M$data,A=beaked_whale$A$data) 
##D track=track3D(z=beaked_whale$P$data,phi=p$p,psi=h$h,sf=beaked_whale$A$sampling_rate,r=0.001,q1p=0.02,q2p=0.08,q3p=1.6e-05,tagonx=1000,tagony=1000,enforce=T,x=NA,y=NA)
##D par(mfrow=c(2,1),mar=c(4,4,0.5,0.5))
##D plot(-beaked_whale$P$data,pch=".",ylab="Depth (m)",xlab="Time")
##D plot(track$fit.rx,track$fit.ry,xlab="X",ylab="Y",pch=".")
##D points(track$fit.rx[c(1,length(track$fit.rx))],track$fit.ry[c(1,length(track$fit.rx))],pch=21,bg=5:6)
##D legend("bottomright",cex=0.7,legend=c("Start","End"),col=c(5,6),pt.bg=c(5,6),pch=c(21,21))
## End(Not run)



base::assign(".dptime", (proc.time() - get(".ptime", pos = "CheckExEnv")), pos = "CheckExEnv")
base::cat("track3D", base::get(".format_ptime", pos = 'CheckExEnv')(get(".dptime", pos = "CheckExEnv")), "\n", file=base::get(".ExTimings", pos = 'CheckExEnv'), append=TRUE, sep="\t")
cleanEx()
nameEx("undo_cal")
### * undo_cal

flush(stderr()); flush(stdout())

base::assign(".ptime", proc.time(), pos = "CheckExEnv")
### Name: undo_cal
### Title: Undo calibrations steps
### Aliases: undo_cal

### ** Examples

## Not run: 
##D  
##D BW <- beaked_whale
##D undo_cal(BW)
##D          
## End(Not run)



base::assign(".dptime", (proc.time() - get(".ptime", pos = "CheckExEnv")), pos = "CheckExEnv")
base::cat("undo_cal", base::get(".format_ptime", pos = 'CheckExEnv')(get(".dptime", pos = "CheckExEnv")), "\n", file=base::get(".ExTimings", pos = 'CheckExEnv'), append=TRUE, sep="\t")
cleanEx()
nameEx("zero_crossings")
### * zero_crossings

flush(stderr()); flush(stdout())

base::assign(".ptime", proc.time(), pos = "CheckExEnv")
### Name: zero_crossings
### Title: Find zero-crossings in a vector
### Aliases: zero_crossings

### ** Examples

## Not run: 
##D  list( K = K, s = s) <- zero_crossings(sin(2 * pi * 0.033 * c(1:100)), 0.3)
##D          #Returns: K = c(15.143, 30.286, 45.429, 60.628, 75.771, 90.914)
##D                    s = c(-1, 1, -1, 1, -1, 1)
##D                    
## End(Not run)



base::assign(".dptime", (proc.time() - get(".ptime", pos = "CheckExEnv")), pos = "CheckExEnv")
base::cat("zero_crossings", base::get(".format_ptime", pos = 'CheckExEnv')(get(".dptime", pos = "CheckExEnv")), "\n", file=base::get(".ExTimings", pos = 'CheckExEnv'), append=TRUE, sep="\t")
### * <FOOTER>
###
cleanEx()
options(digits = 7L)
base::cat("Time elapsed: ", proc.time() - base::get("ptime", pos = 'CheckExEnv'),"\n")
grDevices::dev.off()
###
### Local variables: ***
### mode: outline-minor ***
### outline-regexp: "\\(> \\)?### [*]+" ***
### End: ***
quit('no')
